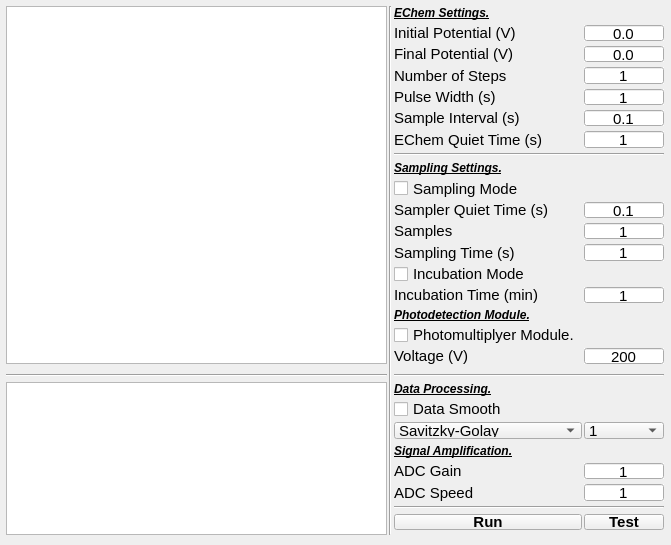
  <widget class="QWidget" name="centralwidget">
   <property name="sizePolicy">
    <sizepolicy hsizetype="Fixed" vsizetype="Fixed">
     <horstretch>0</horstretch>
     <verstretch>0</verstretch>
    </sizepolicy>
   </property>
   <property name="maximumSize">
    <size>
     <width>671</width>
     <height>671</height>
    </size>
   </property>
   <widget class="QWidget" name="layoutWidget">
    <property name="geometry">
     <rect>
      <x>5</x>
      <y>5</y>
      <width>661</width>
      <height>531</height>
     </rect>
    </property>
    <layout class="QGridLayout" name="gridLayout" columnstretch="10,1,1,1,1,1,1,1,1">
     <property name="sizeConstraint">
      <enum>QLayout::SetDefaultConstraint</enum>
     </property>
     <property name="leftMargin">
      <number>1</number>
     </property>
     <property name="topMargin">
      <number>1</number>
     </property>
     <property name="rightMargin">
      <number>2</number>
     </property>
     <property name="bottomMargin">
      <number>1</number>
     </property>
     <property name="horizontalSpacing">
      <number>2</number>
     </property>
     <property name="verticalSpacing">
      <number>5</number>
     </property>
     <item row="3" column="4" colspan="4">
      <widget class="QLabel" name="label_NoStps">
       <property name="font">
        <font>
         <pointsize>11</pointsize>
        </font>
       </property>
       <property name="toolTip">
        <string>Number of Steps</string>
       </property>
       <property name="statusTip">
        <string>Number of step potentials</string>
       </property>
       <property name="whatsThis">
        <string>Number of step potentials</string>
       </property>
       <property name="text">
        <string>Number of Steps</string>
       </property>
      </widget>
     </item>
     <item row="20" column="0" rowspan="9" colspan="3">
      <widget class="QTextBrowser" name="textBrowser">
       <property name="enabled">
        <bool>true</bool>
       </property>
       <property name="font">
        <font>
         <pointsize>11</pointsize>
        </font>
       </property>
       <property name="toolTip">
        <string>Status Window</string>
       </property>
       <property name="statusTip">
        <string>Outputs will be shown here - follow the instructions here</string>
       </property>
       <property name="whatsThis">
        <string>Status Window</string>
       </property>
       <property name="autoFillBackground">
        <bool>true</bool>
       </property>
      </widget>
     </item>
     <item row="10" column="8">
      <widget class="QLineEdit" name="lineEdit_SampQuietTime">
       <property name="font">
        <font>
         <pointsize>11</pointsize>
        </font>
       </property>
       <property name="toolTip">
        <string>Sample Quiet Time</string>
       </property>
       <property name="statusTip">
        <string>Sampling quiet time in seconds</string>
       </property>
       <property name="whatsThis">
        <string>Sampling quiet time</string>
       </property>
       <property name="autoFillBackground">
        <bool>true</bool>
       </property>
       <property name="text">
        <string>0.1</string>
       </property>
       <property name="alignment">
        <set>Qt::AlignCenter</set>
       </property>
      </widget>
     </item>
     <item row="5" column="8">
      <widget class="QLineEdit" name="lineEdit_SampleIntrvl">
       <property name="font">
        <font>
         <pointsize>11</pointsize>
        </font>
       </property>
       <property name="toolTip">
        <string>Sample Interval</string>
       </property>
       <property name="statusTip">
        <string>Input the sampling intervals in here</string>
       </property>
       <property name="whatsThis">
        <string>Sampling intervals in seconds</string>
       </property>
       <property name="autoFillBackground">
        <bool>true</bool>
       </property>
       <property name="text">
        <string>0.1</string>
       </property>
       <property name="alignment">
        <set>Qt::AlignCenter</set>
       </property>
      </widget>
     </item>
     <item row="21" column="4" colspan="5">
      <widget class="QCheckBox" name="checkBox_DataSmth">
       <property name="font">
        <font>
         <pointsize>11</pointsize>
        </font>
       </property>
       <property name="toolTip">
        <string>Data</string>
       </property>
       <property name="statusTip">
        <string>Data Smooting Activation</string>
       </property>
       <property name="whatsThis">
        <string>Check to activate the smoothing algorithm</string>
       </property>
       <property name="text">
        <string>Data Smooth</string>
       </property>
      </widget>
     </item>
     <item row="24" column="4" colspan="4">
      <widget class="QLabel" name="label_adcG">
       <property name="font">
        <font>
         <pointsize>11</pointsize>
        </font>
       </property>
       <property name="toolTip">
        <string>ADC Gain</string>
       </property>
       <property name="statusTip">
        <string>Analog-to-Digital converter gain</string>
       </property>
       <property name="whatsThis">
        <string>Analog-to-Digital converter gain</string>
       </property>
       <property name="text">
        <string>ADC Gain</string>
       </property>
      </widget>
     </item>
     <item row="6" column="4" colspan="4">
      <widget class="QLabel" name="label_EChemQuietT">
       <property name="font">
        <font>
         <pointsize>11</pointsize>
        </font>
       </property>
       <property name="toolTip">
        <string>Quiet Time</string>
       </property>
       <property name="statusTip">
        <string>Quiet time at the beginning of EChem experiment</string>
       </property>
       <property name="whatsThis">
        <string>Quiet time</string>
       </property>
       <property name="text">
        <string>EChem Quiet Time (s)</string>
       </property>
      </widget>
     </item>
     <item row="25" column="4" colspan="4">
      <widget class="QLabel" name="label_adcS">
       <property name="font">
        <font>
         <pointsize>11</pointsize>
        </font>
       </property>
       <property name="toolTip">
        <string>ADC Speed</string>
       </property>
       <property name="statusTip">
        <string>Analog-to-Digital converter speed</string>
       </property>
       <property name="whatsThis">
        <string>Analog-to-Digital converter speed</string>
       </property>
       <property name="text">
        <string>ADC Speed</string>
       </property>
      </widget>
     </item>
     <item row="20" column="4" colspan="5">
      <widget class="QLabel" name="label_DataSet">
       <property name="font">
        <font>
         <pointsize>9</pointsize>
         <weight>75</weight>
         <italic>true</italic>
         <bold>true</bold>
         <underline>true</underline>
        </font>
       </property>
       <property name="toolTip">
        <string>Data Processing </string>
       </property>
       <property name="statusTip">
        <string>Data Processing </string>
       </property>
       <property name="whatsThis">
        <string>Data Processing </string>
       </property>
       <property name="text">
        <string>Data Processing.</string>
       </property>
      </widget>
     </item>
     <item row="0" column="4" colspan="5">
      <widget class="QLabel" name="label_EChemSet">
       <property name="font">
        <font>
         <pointsize>9</pointsize>
         <weight>75</weight>
         <italic>true</italic>
         <bold>true</bold>
         <underline>true</underline>
        </font>
       </property>
       <property name="toolTip">
        <string>Electrochemical Settings</string>
       </property>
       <property name="statusTip">
        <string>Electrochemical Settings</string>
       </property>
       <property name="whatsThis">
        <string>Electrochemical Settings</string>
       </property>
       <property name="text">
        <string>EChem Settings.</string>
       </property>
      </widget>
     </item>
     <item row="0" column="0" rowspan="18" colspan="3">
      <widget class="GraphicsWindow" name="graphicsView">
       <property name="enabled">
        <bool>true</bool>
       </property>
       <property name="sizePolicy">
        <sizepolicy hsizetype="Ignored" vsizetype="Expanding">
         <horstretch>0</horstretch>
         <verstretch>0</verstretch>
        </sizepolicy>
       </property>
       <property name="mouseTracking">
        <bool>true</bool>
       </property>
       <property name="tabletTracking">
        <bool>true</bool>
       </property>
       <property name="toolTip">
        <string>Graphing Window</string>
       </property>
       <property name="statusTip">
        <string>Output graphs will be shown here</string>
       </property>
       <property name="whatsThis">
        <string>Graphing Window</string>
       </property>
       <property name="autoFillBackground">
        <bool>true</bool>
       </property>
       <property name="foregroundBrush">
        <brush brushstyle="NoBrush">
         <color alpha="255">
          <red>0</red>
          <green>0</green>
          <blue>0</blue>
         </color>
        </brush>
       </property>
      </widget>
     </item>
     <item row="3" column="8">
      <widget class="QLineEdit" name="lineEdit_NoSteps">
       <property name="font">
        <font>
         <pointsize>11</pointsize>
        </font>
       </property>
       <property name="toolTip">
        <string>Number of Steps</string>
       </property>
       <property name="statusTip">
        <string>Input the number of the step-potentials here</string>
       </property>
       <property name="whatsThis">
        <string>Number of step-potentials</string>
       </property>
       <property name="autoFillBackground">
        <bool>true</bool>
       </property>
       <property name="text">
        <string>1</string>
       </property>
       <property name="alignment">
        <set>Qt::AlignCenter</set>
       </property>
      </widget>
     </item>
     <item row="26" column="4" colspan="5">
      <widget class="Line" name="line_3">
       <property name="orientation">
        <enum>Qt::Horizontal</enum>
       </property>
      </widget>
     </item>
     <item row="23" column="4" colspan="5">
      <widget class="QLabel" name="label_SigAmp">
       <property name="font">
        <font>
         <pointsize>9</pointsize>
         <weight>75</weight>
         <italic>true</italic>
         <bold>true</bold>
         <underline>true</underline>
        </font>
       </property>
       <property name="toolTip">
        <string>Signal Amplification</string>
       </property>
       <property name="statusTip">
        <string>Signal Amplification</string>
       </property>
       <property name="whatsThis">
        <string>Signal Amplification</string>
       </property>
       <property name="text">
        <string>Signal Amplification.</string>
       </property>
      </widget>
     </item>
     <item row="17" column="8">
      <widget class="QLineEdit" name="lineEdit_PMV">
       <property name="font">
        <font>
         <pointsize>11</pointsize>
        </font>
       </property>
       <property name="toolTip">
        <string>PMT Voltage</string>
       </property>
       <property name="statusTip">
        <string>Input the HV in here (200-900V)</string>
       </property>
       <property name="whatsThis">
        <string>High-volage adjustments (200-900V)</string>
       </property>
       <property name="autoFillBackground">
        <bool>true</bool>
       </property>
       <property name="text">
        <string>200</string>
       </property>
       <property name="alignment">
        <set>Qt::AlignCenter</set>
       </property>
      </widget>
     </item>
     <item row="16" column="4" colspan="5">
      <widget class="QCheckBox" name="checkBox_PMMod">
       <property name="font">
        <font>
         <pointsize>11</pointsize>
        </font>
       </property>
       <property name="toolTip">
        <string>Photomultiplyer Activation</string>
       </property>
       <property name="statusTip">
        <string>Photomultiplyer Activation</string>
       </property>
       <property name="whatsThis">
        <string>Check to activate the photomultiplyer module</string>
       </property>
       <property name="text">
        <string>Photomultiplyer Module.</string>
       </property>
      </widget>
     </item>
     <item row="27" column="4" colspan="4">
      <widget class="QPushButton" name="RunButton">
       <property name="font">
        <font>
         <pointsize>11</pointsize>
         <weight>75</weight>
         <bold>true</bold>
        </font>
       </property>
       <property name="toolTip">
        <string>Run</string>
       </property>
       <property name="statusTip">
        <string>Click to initiate the experiment</string>
       </property>
       <property name="whatsThis">
        <string>Initiates the experiment</string>
       </property>
       <property name="autoFillBackground">
        <bool>true</bool>
       </property>
       <property name="text">
        <string>Run</string>
       </property>
       <property name="autoDefault">
        <bool>false</bool>
       </property>
       <property name="flat">
        <bool>false</bool>
       </property>
      </widget>
     </item>
     <item row="11" column="8">
      <widget class="QLineEdit" name="lineEdit_NumbSamps">
       <property name="font">
        <font>
         <pointsize>11</pointsize>
        </font>
       </property>
       <property name="toolTip">
        <string>Samples</string>
       </property>
       <property name="statusTip">
        <string>Input number of samples in here</string>
       </property>
       <property name="whatsThis">
        <string>Input number of samples in here</string>
       </property>
       <property name="autoFillBackground">
        <bool>true</bool>
       </property>
       <property name="text">
        <string>1</string>
       </property>
       <property name="alignment">
        <set>Qt::AlignCenter</set>
       </property>
      </widget>
     </item>
     <item row="19" column="4" colspan="5">
      <widget class="Line" name="line_6">
       <property name="orientation">
        <enum>Qt::Horizontal</enum>
       </property>
      </widget>
     </item>
     <item row="4" column="8">
      <widget class="QLineEdit" name="lineEdit_PulseWidth">
       <property name="font">
        <font>
         <pointsize>11</pointsize>
        </font>
       </property>
       <property name="toolTip">
        <string>Pulse Width</string>
       </property>
       <property name="statusTip">
        <string>Input the length of the pulse width here</string>
       </property>
       <property name="whatsThis">
        <string>Pulse width length in seconds</string>
       </property>
       <property name="autoFillBackground">
        <bool>true</bool>
       </property>
       <property name="text">
        <string>1</string>
       </property>
       <property name="alignment">
        <set>Qt::AlignCenter</set>
       </property>
      </widget>
     </item>
     <item row="7" column="4" colspan="5">
      <widget class="Line" name="line">
       <property name="orientation">
        <enum>Qt::Horizontal</enum>
       </property>
      </widget>
     </item>
     <item row="27" column="8">
      <widget class="QPushButton" name="TestButton">
       <property name="font">
        <font>
         <pointsize>11</pointsize>
         <weight>75</weight>
         <bold>true</bold>
        </font>
       </property>
       <property name="toolTip">
        <string>Test</string>
       </property>
       <property name="statusTip">
        <string>Test Button</string>
       </property>
       <property name="whatsThis">
        <string>Test Button</string>
       </property>
       <property name="autoFillBackground">
        <bool>true</bool>
       </property>
       <property name="text">
        <string>Test</string>
       </property>
      </widget>
     </item>
     <item row="19" column="0" colspan="3">
      <widget class="Line" name="line_2">
       <property name="orientation">
        <enum>Qt::Horizontal</enum>
       </property>
      </widget>
     </item>
     <item row="6" column="8">
      <widget class="QLineEdit" name="lineEdit_QuietTime">
       <property name="font">
        <font>
         <pointsize>11</pointsize>
        </font>
       </property>
       <property name="toolTip">
        <string>Quiet Time</string>
       </property>
       <property name="statusTip">
        <string>Quiet time at the begining of the experiment</string>
       </property>
       <property name="whatsThis">
        <string>Quiet time</string>
       </property>
       <property name="autoFillBackground">
        <bool>true</bool>
       </property>
       <property name="text">
        <string>1</string>
       </property>
       <property name="alignment">
        <set>Qt::AlignCenter</set>
       </property>
      </widget>
     </item>
     <item row="15" column="4" colspan="5">
      <widget class="QLabel" name="label_PhotoDetMod">
       <property name="font">
        <font>
         <pointsize>9</pointsize>
         <weight>75</weight>
         <italic>true</italic>
         <bold>true</bold>
         <underline>true</underline>
        </font>
       </property>
       <property name="toolTip">
        <string>Photodetection Module</string>
       </property>
       <property name="statusTip">
        <string>Photodetection Module</string>
       </property>
       <property name="whatsThis">
        <string>Photodetection Module</string>
       </property>
       <property name="text">
        <string>Photodetection Module.</string>
       </property>
      </widget>
     </item>
     <item row="12" column="4" colspan="4">
      <widget class="QLabel" name="label_SampT">
       <property name="font">
        <font>
         <pointsize>11</pointsize>
        </font>
       </property>
       <property name="toolTip">
        <string>Sampling Time</string>
       </property>
       <property name="statusTip">
        <string>Sampling Time</string>
       </property>
       <property name="whatsThis">
        <string>Sampling Time</string>
       </property>
       <property name="text">
        <string>Sampling Time (s)</string>
       </property>
      </widget>
     </item>
     <item row="17" column="4" colspan="4">
      <widget class="QLabel" name="label_Vltg">
       <property name="font">
        <font>
         <pointsize>11</pointsize>
        </font>
       </property>
       <property name="statusTip">
        <string>High-volage adjustments (200-900V)</string>
       </property>
       <property name="whatsThis">
        <string>High-volage adjustments (200-900V)</string>
       </property>
       <property name="text">
        <string>Voltage (V)</string>
       </property>
      </widget>
     </item>
     <item row="8" column="4" colspan="5">
      <widget class="QLabel" name="label_SamSet">
       <property name="font">
        <font>
         <pointsize>9</pointsize>
         <weight>75</weight>
         <italic>true</italic>
         <bold>true</bold>
         <underline>true</underline>
        </font>
       </property>
       <property name="toolTip">
        <string>Sampling Settings</string>
       </property>
       <property name="statusTip">
        <string>Sampling Settings</string>
       </property>
       <property name="whatsThis">
        <string>Sampling Settings</string>
       </property>
       <property name="text">
        <string>Sampling Settings.</string>
       </property>
      </widget>
     </item>
     <item row="14" column="4" colspan="4">
      <widget class="QLabel" name="label_IncubT">
       <property name="font">
        <font>
         <pointsize>11</pointsize>
        </font>
       </property>
       <property name="toolTip">
        <string>Incubation Time</string>
       </property>
       <property name="statusTip">
        <string>Incubation time in minutes</string>
       </property>
       <property name="whatsThis">
        <string>Incubation time in minutes</string>
       </property>
       <property name="text">
        <string>Incubation Time (min)</string>
       </property>
      </widget>
     </item>
     <item row="2" column="8">
      <widget class="QLineEdit" name="lineEdit_FinalE">
       <property name="font">
        <font>
         <pointsize>11</pointsize>
        </font>
       </property>
       <property name="toolTip">
        <string>Final Potential</string>
       </property>
       <property name="statusTip">
        <string>Input the final potential here</string>
       </property>
       <property name="whatsThis">
        <string>Final Potential</string>
       </property>
       <property name="autoFillBackground">
        <bool>true</bool>
       </property>
       <property name="text">
        <string>0.0</string>
       </property>
       <property name="alignment">
        <set>Qt::AlignCenter</set>
       </property>
      </widget>
     </item>
     <item row="1" column="4" colspan="4">
      <widget class="QLabel" name="label_IP">
       <property name="font">
        <font>
         <pointsize>11</pointsize>
        </font>
       </property>
       <property name="toolTip">
        <string>Initial Potential</string>
       </property>
       <property name="statusTip">
        <string>Initial Potential</string>
       </property>
       <property name="whatsThis">
        <string>Initial Potential</string>
       </property>
       <property name="text">
        <string>Initial Potential (V)</string>
       </property>
      </widget>
     </item>
     <item row="2" column="4" colspan="4">
      <widget class="QLabel" name="label_FP">
       <property name="font">
        <font>
         <pointsize>11</pointsize>
        </font>
       </property>
       <property name="toolTip">
        <string>Final Potential</string>
       </property>
       <property name="statusTip">
        <string>Final Potential</string>
       </property>
       <property name="whatsThis">
        <string>Final Potential</string>
       </property>
       <property name="text">
        <string>Final Potential (V)</string>
       </property>
      </widget>
     </item>
     <item row="14" column="8">
      <widget class="QLineEdit" name="lineEdit_IncubTime">
       <property name="font">
        <font>
         <pointsize>11</pointsize>
        </font>
       </property>
       <property name="toolTip">
        <string>Incubation Time</string>
       </property>
       <property name="statusTip">
        <string>Incubation Time</string>
       </property>
       <property name="whatsThis">
        <string>Input the incubation time in here</string>
       </property>
       <property name="autoFillBackground">
        <bool>true</bool>
       </property>
       <property name="text">
        <string>1</string>
       </property>
       <property name="alignment">
        <set>Qt::AlignCenter</set>
       </property>
      </widget>
     </item>
     <item row="22" column="8">
      <widget class="QComboBox" name="comboBox_orders">
       <property name="font">
        <font>
         <pointsize>11</pointsize>
        </font>
       </property>
       <property name="toolTip">
        <string>Algorithm order</string>
       </property>
       <property name="statusTip">
        <string>Choose the order of the algorithm</string>
       </property>
       <property name="whatsThis">
        <string>Choose the order of the algorithm</string>
       </property>
       <item>
        <property name="text">
         <string>1</string>
        </property>
       </item>
       <item>
        <property name="text">
         <string>2</string>
        </property>
       </item>
       <item>
        <property name="text">
         <string>3</string>
        </property>
       </item>
       <item>
        <property name="text">
         <string>4</string>
        </property>
       </item>
       <item>
        <property name="text">
         <string>5</string>
        </property>
       </item>
       <item>
        <property name="text">
         <string>6</string>
        </property>
       </item>
       <item>
        <property name="text">
         <string>7</string>
        </property>
       </item>
       <item>
        <property name="text">
         <string>8</string>
        </property>
       </item>
       <item>
        <property name="text">
         <string>9</string>
        </property>
       </item>
       <item>
        <property name="text">
         <string>10</string>
        </property>
       </item>
      </widget>
     </item>
     <item row="11" column="4" colspan="4">
      <widget class="QLabel" name="label_NoSamp">
       <property name="font">
        <font>
         <pointsize>11</pointsize>
        </font>
       </property>
       <property name="toolTip">
        <string>Samples</string>
       </property>
       <property name="statusTip">
        <string>Number or Samples</string>
       </property>
       <property name="whatsThis">
        <string>Number of Samples</string>
       </property>
       <property name="text">
        <string>Samples</string>
       </property>
      </widget>
     </item>
     <item row="4" column="4" colspan="4">
      <widget class="QLabel" name="label_PW">
       <property name="font">
        <font>
         <pointsize>11</pointsize>
        </font>
       </property>
       <property name="toolTip">
        <string>Pulse Width</string>
       </property>
       <property name="statusTip">
        <string>Pulse width </string>
       </property>
       <property name="whatsThis">
        <string>Pulse width</string>
       </property>
       <property name="text">
        <string>Pulse Width (s)</string>
       </property>
      </widget>
     </item>
     <item row="9" column="4" colspan="5">
      <widget class="QCheckBox" name="checkBox_SampMod">
       <property name="font">
        <font>
         <pointsize>11</pointsize>
        </font>
       </property>
       <property name="toolTip">
        <string>Data Smooth</string>
       </property>
       <property name="statusTip">
        <string>Sampling Mode Activation</string>
       </property>
       <property name="whatsThis">
        <string>Sampling Mode Activation</string>
       </property>
       <property name="text">
        <string>Sampling Mode</string>
       </property>
      </widget>
     </item>
     <item row="5" column="4" colspan="4">
      <widget class="QLabel" name="label_SI">
       <property name="font">
        <font>
         <pointsize>11</pointsize>
        </font>
       </property>
       <property name="toolTip">
        <string>Sample Interval</string>
       </property>
       <property name="statusTip">
        <string>Sampling intervals</string>
       </property>
       <property name="whatsThis">
        <string>Sampling intervals</string>
       </property>
       <property name="text">
        <string>Sample Interval (s)</string>
       </property>
      </widget>
     </item>
     <item row="25" column="8">
      <widget class="QLineEdit" name="lineEdit_ADCSpd">
       <property name="font">
        <font>
         <pointsize>11</pointsize>
        </font>
       </property>
       <property name="toolTip">
        <string>ADC Speed</string>
       </property>
       <property name="statusTip">
        <string>Input the ADC speed here (1 or 2)</string>
       </property>
       <property name="whatsThis">
        <string>Analog-to-Digital converter speed</string>
       </property>
       <property name="autoFillBackground">
        <bool>true</bool>
       </property>
       <property name="text">
        <string>1</string>
       </property>
       <property name="alignment">
        <set>Qt::AlignCenter</set>
       </property>
      </widget>
     </item>
     <item row="24" column="8">
      <widget class="QLineEdit" name="lineEdit_ADCGain">
       <property name="font">
        <font>
         <pointsize>11</pointsize>
        </font>
       </property>
       <property name="toolTip">
        <string>ADC Gain</string>
       </property>
       <property name="statusTip">
        <string>Input the ADC gain here (1, 2, 64 or 128)</string>
       </property>
       <property name="whatsThis">
        <string>Analog-to-Digital converter gain</string>
       </property>
       <property name="autoFillBackground">
        <bool>true</bool>
       </property>
       <property name="text">
        <string>1</string>
       </property>
       <property name="alignment">
        <set>Qt::AlignCenter</set>
       </property>
      </widget>
     </item>
     <item row="10" column="4" colspan="4">
      <widget class="QLabel" name="label_SampQuietT">
       <property name="font">
        <font>
         <pointsize>11</pointsize>
        </font>
       </property>
       <property name="toolTip">
        <string>Sample Quiet Time</string>
       </property>
       <property name="statusTip">
        <string>Sample Quiet Time</string>
       </property>
       <property name="whatsThis">
        <string>Sample Quiet Time</string>
       </property>
       <property name="text">
        <string>Sampler Quiet Time (s)</string>
       </property>
      </widget>
     </item>
     <item row="12" column="8">
      <widget class="QLineEdit" name="lineEdit_SampTime">
       <property name="font">
        <font>
         <pointsize>11</pointsize>
        </font>
       </property>
       <property name="toolTip">
        <string>Sampling Time</string>
       </property>
       <property name="statusTip">
        <string>Sampling Time</string>
       </property>
       <property name="whatsThis">
        <string>Inpu the sampling time duration in here</string>
       </property>
       <property name="autoFillBackground">
        <bool>true</bool>
       </property>
       <property name="text">
        <string>1</string>
       </property>
       <property name="alignment">
        <set>Qt::AlignCenter</set>
       </property>
      </widget>
     </item>
     <item row="13" column="4" colspan="5">
      <widget class="QCheckBox" name="checkBox_IncubMod">
       <property name="font">
        <font>
         <pointsize>11</pointsize>
        </font>
       </property>
       <property name="toolTip">
        <string>Incubation Mode Activation</string>
       </property>
       <property name="statusTip">
        <string>Incubation Mode Activation</string>
       </property>
       <property name="whatsThis">
        <string>Check to activate the Incubation Mode </string>
       </property>
       <property name="text">
        <string>Incubation Mode</string>
       </property>
      </widget>
     </item>
     <item row="1" column="8">
      <widget class="QLineEdit" name="lineEdit_InitE">
       <property name="font">
        <font>
         <pointsize>11</pointsize>
        </font>
       </property>
       <property name="toolTip">
        <string>Initial Potential</string>
       </property>
       <property name="statusTip">
        <string>Input the initial potential here</string>
       </property>
       <property name="whatsThis">
        <string>Initial Potential</string>
       </property>
       <property name="autoFillBackground">
        <bool>true</bool>
       </property>
       <property name="text">
        <string>0.0</string>
       </property>
       <property name="alignment">
        <set>Qt::AlignCenter</set>
       </property>
      </widget>
     </item>
     <item row="22" column="4" colspan="4">
      <widget class="QComboBox" name="comboBox_Smt">
       <property name="font">
        <font>
         <pointsize>11</pointsize>
        </font>
       </property>
       <property name="toolTip">
        <string>Smoothing Algorithm</string>
       </property>
       <property name="statusTip">
        <string>Choose your smoothin algorithm here</string>
       </property>
       <property name="whatsThis">
        <string>Smoothing Algorithm</string>
       </property>
       <item>
        <property name="text">
         <string>Savitzky-Golay</string>
        </property>
       </item>
       <item>
        <property name="text">
         <string>Trianagular Moving Ave.</string>
        </property>
       </item>
      </widget>
     </item>
     <item row="0" column="3" rowspan="29">
      <widget class="Line" name="line_4">
       <property name="orientation">
        <enum>Qt::Vertical</enum>
       </property>
      </widget>
     </item>
    </layout>
   </widget>
  </widget>
